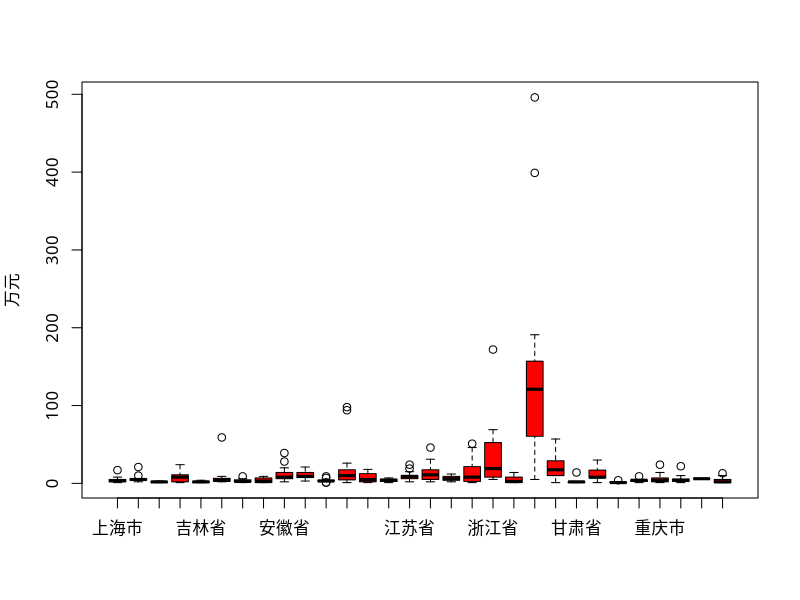

Recreate this plot in R.
#安装包
#install.packages('ggplot2')

#当前路径
getwd()
#setwd("/Users/liunz/code/BA/covid19")

data <- read.csv('COVID19.csv', fileEncoding = 'gbk')
head(data)  # 展示前6行

dim(data)

colnames(data)
str(data)
table(data$地区)

#par(family='STKaiti') # mac电脑显示中文的问题，windows电脑不用加这个代码
#hist(data$累计确诊人数, xlab='车辆现价(万元)', ylab='频数', main='车辆现价直方图', breaks=seq(30,70,10))  # 设置间隔点

par(family='STKaiti') # mac电脑显示中文的问题，windows电脑不用加这个代码
boxplot(data$累计确诊人数~data$地区 , col='red', xlab='', ylab='万元')  # boxplot(y~x)，y为连续变量，x为离散变量


x = data$累计武汉滞留时间
model <- lm(data$累计确诊人数 ~ x, data)
#model <- lm(data$累计确诊人数 ~ data$地区+data$累计武汉滞留时间+data$机场到访比例, data)

summary(model)

a <- data.frame(x = 222)
result <-  predict(model,a)
print(result)